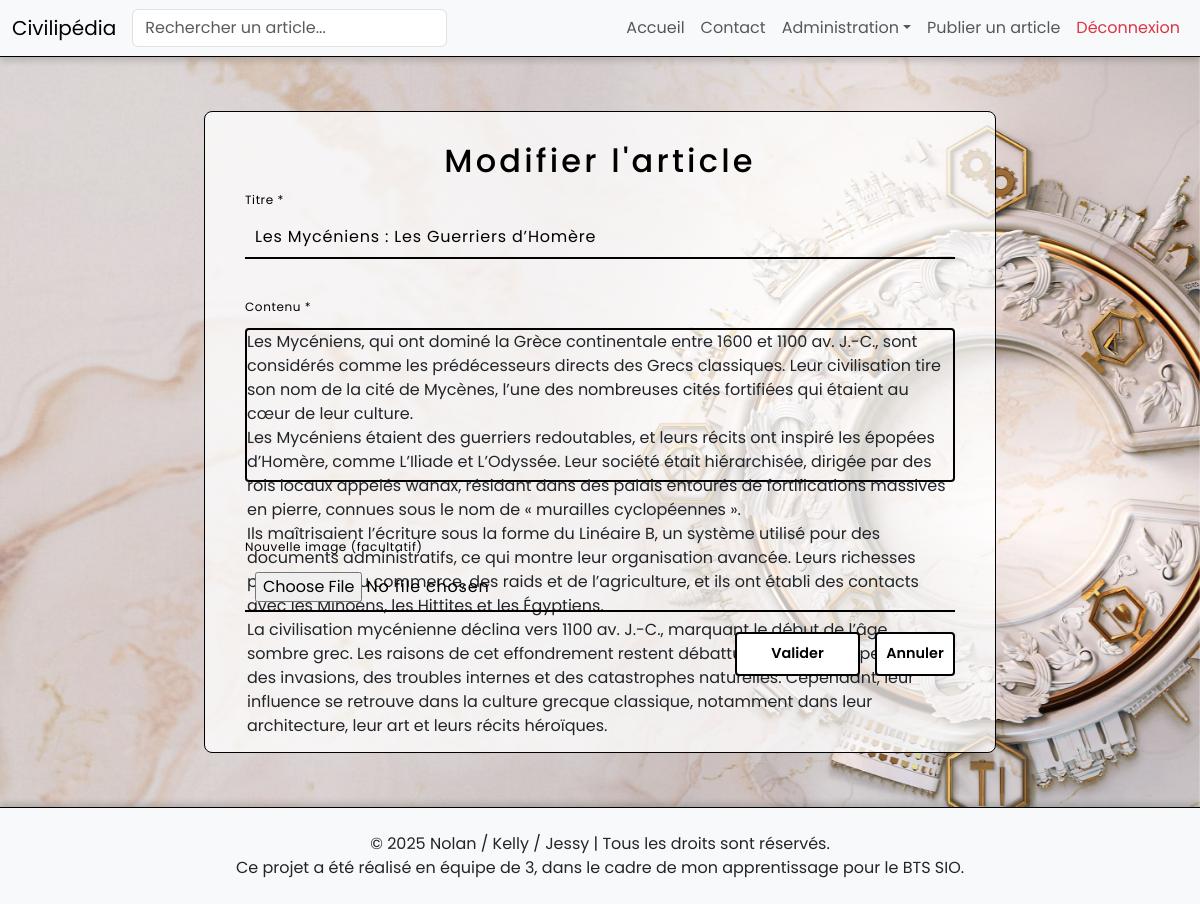
Page /updateArt.php?articleID=10 (signed in) on the committed database.
### tables this page shows
CREATE TABLE IF NOT EXISTS article (
    id INT AUTO_INCREMENT PRIMARY KEY,
    title VARCHAR(255) NOT NULL,
    content TEXT NOT NULL,
    created_at DATETIME NOT NULL,
    updated_at DATETIME NULL,
    firstAuthor INT NOT NULL,
    user_id INT NOT NULL,
    FOREIGN KEY (firstAuthor) REFERENCES user(id) ON DELETE CASCADE,
    FOREIGN KEY (user_id) REFERENCES user(id) ON DELETE CASCADE
);

### src/model/ArtModel/getArtModel.php (called while the page is built, shortened)
<?php
class GetArtModel
{
    public function getArticleId(PDO $bdd, $articleId)
    {
        $recupArt = $bdd->prepare('SELECT * FROM article WHERE id = ?');
        $recupArt->execute([$articleId]);
        return $recupArt->fetch(PDO::FETCH_ASSOC);
    }
}

### updateArt.php (the view, shortened to what this page needs)
<?php
include_once 'src/control/BDDControl/connectBDD.php';
include_once 'src/model/ArtModel/getArtModel.php';
include_once 'checkBanned.php';
if (isset($_GET['articleID'])) {
    $articleID = $_GET['articleID'];
    $updateArticleModel = new GetArtModel();
    $articleAncien = $updateArticleModel->getArticleId($bdd, $articleID);
} else {
    die("Erreur : Aucun ID d'article spécifié.");
}
?>
<!DOCTYPE html>
<html lang="fr">
<head>
    <?php include 'src/component/head.php'; ?>
    <link href="https://cdn.jsdelivr.net/npm/quill@2.0.3/dist/quill.snow.css" rel="stylesheet" />
    <link rel="stylesheet" href="css/styleArticle/styleCUArt.css" />
</head>
<body>
    <?php include 'src/component/navbar.php'; ?>
    <div class="main-container">
        <div class="box">
            <form method="POST" action="src/control/ArtControl/updateArtControl.php?articleID=<?php echo $articleID; ?>" enctype="multipart/form-data">
                <h2>Modifier l'article</h2>
                <div class="boxIdentity">
                    <div class="inputBox inputBoxIdentity">
                        <input type="text" id="title" name="title" value="<?php echo htmlspecialchars($articleAncien['title']); ?>" required />
                        <span>Titre *</span>
                        <i></i>
                    </div>
                </div>
                <div class="boxContent">
                    <span class="content">Contenu *</span>
                    <div class="editor">
                        <div class="editorQuill" id="editor"><?php echo $articleAncien['content']; ?></div>
                    </div>
                </div>
                <div class="boxOther">
                    <div class="inputBox inputBoxOther full-width">
                        <input type="file" id="images" name="images" />
                        <span>Nouvelle image (facultatif)</span>
                        <i></i>
                    </div>
                </div>
                <div class="link">
                    <input type="submit" name="updateArticle" value="Valider">
                    <a href="javascript:history.back()" class="cancel-link">Annuler</a>
                </div>
            </form>
        </div>
    </div>
    <?php include 'src/component/footer.php'; ?>
</body>
</html>

### css/baseStyle.css (style rules this page uses)
* { margin: 0; padding: 0; box-sizing: border-box; text-decoration: none; list-style: none; font-family: "Poppins", sans-serif; }

### css/styleArticle/styleCUArt.css (style rules this page uses)
body { display: flex; flex-direction: column; min-height: 100vh; }
.main-container { background: white; display: flex; justify-content: center; align-items: center; flex-direction: column; flex-grow: 1; padding: 50px 0; background: url(../../assets/img/imgPrincipal.jpg) no-repeat center center fixed; background-size: cover; }
.box { position: relative; width: 800px; height: 650px; border-radius: 8px; overflow: hidden; }
.box form { background: rgba(255, 255, 255, 0.75); position: absolute; inset: 4px; padding: 30px 40px; border-radius: 8px; z-index: 2; display: flex; flex-direction: column; border: 1px solid black; }
.box form h2 { color: black; font-weight: 500; text-align: center; letter-spacing: 0.1em; margin-bottom: 25px; }
.box .boxIdentity { display: flex; gap: 20px; }
.box form .inputBoxIdentity, .box form .inputBoxOther { position: relative; }
.box form .inputBoxOther, .box form .boxContent { margin-top: 35px; }
.box form .editor { border: 2px solid black; border-radius: 4px; margin-top: 10px; }
.box form .editorQuill { height: 150px; }
.box .boxIdentity .inputBoxIdentity { flex: 1; }
.box form .inputBoxOther { width: 300px; }
.boxOther { display: flex; justify-content: space-between; gap: 20px; margin-top: 35px; }
.boxOther .inputBoxOther { flex: 1; }
.box form .inputBoxOther.full-width { width: 100%; }
.box form .inputBox input { position: relative; width: 100%; padding: 20px 10px 10px; background: transparent; outline: none; border: none; box-shadow: none; color: black; font-size: 1em; letter-spacing: 0.05em; transition: 0.5s; z-index: 10; }
.box form .inputBox span { position: absolute; left: 0; padding: 20px 0px 10px; pointer-events: none; color: black; font-size: 1em; letter-spacing: 0.05em; transition: 0.5s; }
.box form .boxContent span.content { color: black; font-size: 0.75em; letter-spacing: 0.05em; }
.box form .inputBox input:valid ~ span, .box form .inputBox input:focus ~ span, .box form .inputBox input[type="file"] ~ span, .box form .boxContent ~ span { color: black; font-size: 0.75em; transform: translateY(-34px); }
.box form .inputBox i { position: absolute; left: 0; bottom: 0; width: 100%; height: 2px; border-bottom: 2px solid black; overflow: hidden; transition: 0.5s; pointer-events: none; }
.box form .inputBox input:valid ~ i, .box form .inputBox input:focus ~ i, .box form .inputBox input[type="file"] ~ span, .box form .boxContent ~ span { height: 44px; background: transparent; }
.box form .link { display: flex; justify-content: end; align-items: center; }
.box form .link input[type="submit"], .box form .link .cancel-link { outline: none; padding: 9px 5px; background: white; cursor: pointer; font-size: 0.9em; border-radius: 4px; font-weight: 600; width: 125px; margin-top: 20px; color: black; border: 2px solid black; }
.box form .link .cancel-link { text-align: center; text-decoration: none; width: 80px; }
.box form .link input[type="submit"] { margin-right: 15px; }

### rows in the picture
article: title "Les Mycéniens : Les Guerriers d’Homère", content "Les Mycéniens, qui ont dominé la Grèce continentale entre 1600 et 1100 av. J.-C., sont considérés comme les prédécesseurs directs des Grecs classiques. Leur civilisation tire son nom de la cité de Mycènes, l’une des nombreuses cités fortifiées qui étaient au cœur de leur culture. Les Mycéniens étaient des guerriers redoutables, et leurs récits ont inspiré les épopées d’Homère, comme L’Iliade et L’Odyssée. Leur société était hiérarchisée, dirigée par des rois locaux appelés wanax, résidant dans des palais entourés de fortifications massives en pierre, connues sous le nom de « murailles cyclopéennes ». Ils maîtrisaient l’écriture sous la forme du Linéaire B, un système utilisé pour des…"
